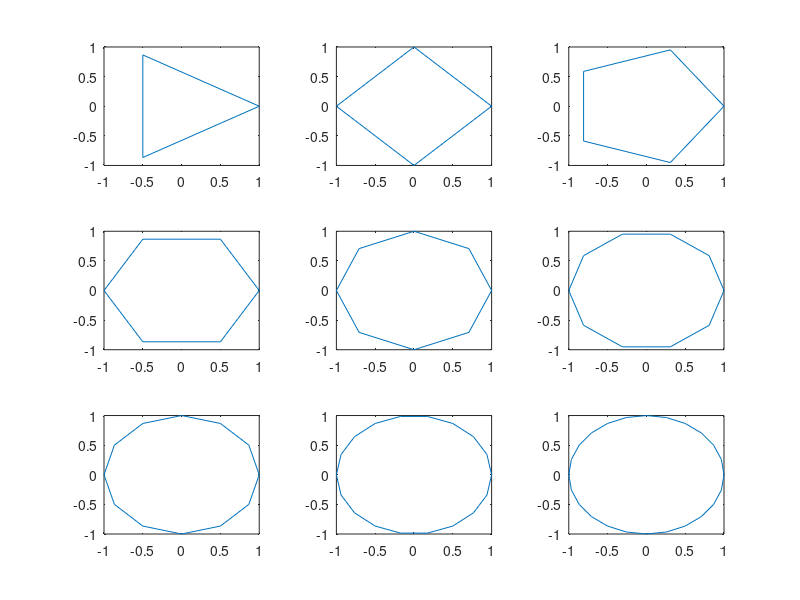

MATLAB code for this plot:
% 3, 4, 5, 6, 8, 10, 12, 18, 24
subplot(3,3,1)
th = 0:pi/1.5:2*pi;
xunit = cos(th); 
yunit = sin(th);
h = plot(xunit, yunit);

subplot(3,3,2)
th = 0:pi/2:2*pi;
xunit = cos(th); 
yunit = sin(th);
h = plot(xunit, yunit);

subplot(3,3,3)
th = 0:pi/2.5:2*pi;
xunit = cos(th); 
yunit = sin(th);
h = plot(xunit, yunit);

subplot(3,3,4)
th = 0:pi/3:2*pi;
xunit = cos(th); 
yunit = sin(th);
h = plot(xunit, yunit);

subplot(3,3,5)
th = 0:pi/4:2*pi;
xunit = cos(th); 
yunit = sin(th);
h = plot(xunit, yunit);

subplot(3,3,6)
th = 0:pi/5:2*pi;
xunit = cos(th); 
yunit = sin(th);
h = plot(xunit, yunit);

subplot(3,3,7)
th = 0:pi/6:2*pi;
xunit = cos(th); 
yunit = sin(th);
h = plot(xunit, yunit);

subplot(3,3,8)
th = 0:pi/9:2*pi;
xunit = cos(th); 
yunit = sin(th);
h = plot(xunit, yunit);

subplot(3,3,9)
th = 0:pi/12:2*pi;
xunit = cos(th); 
yunit = sin(th);
h = plot(xunit, yunit);